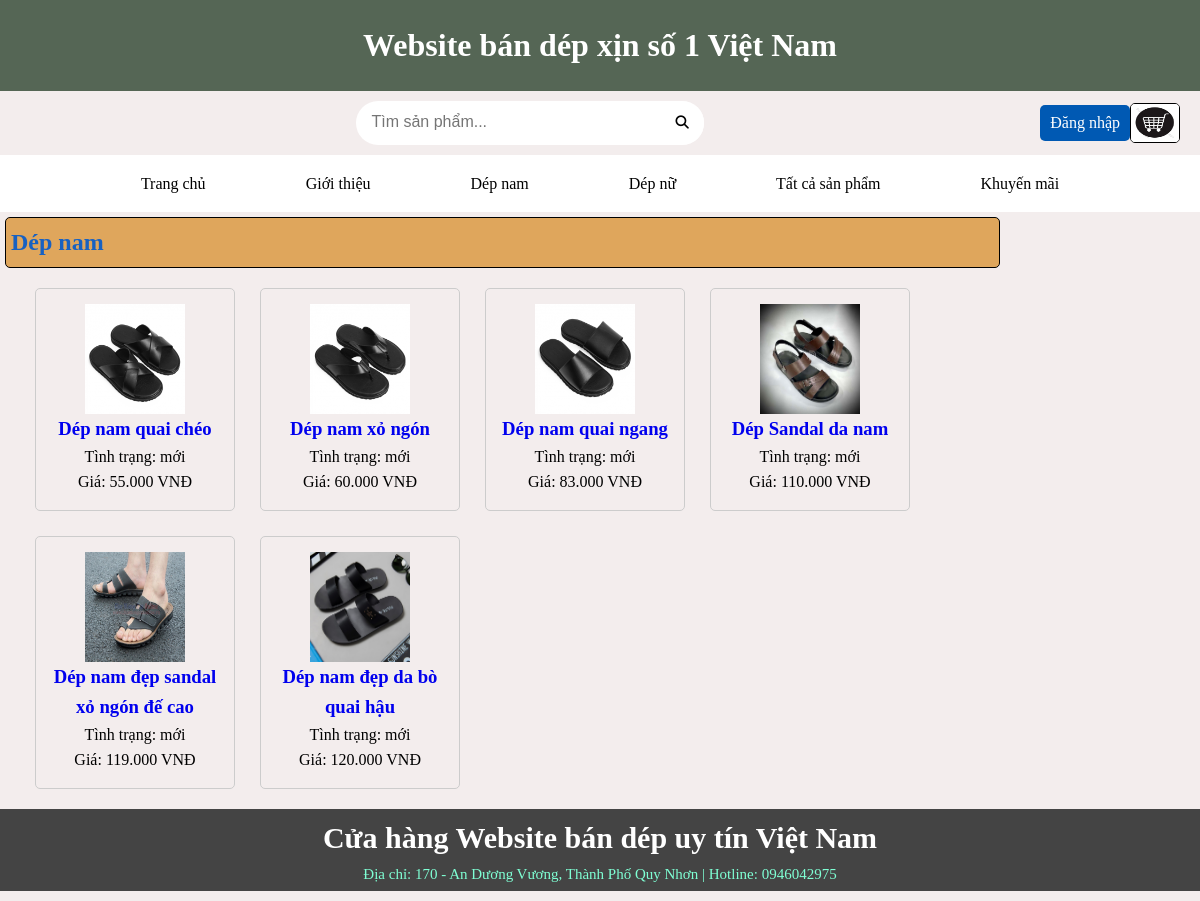
Screenshot of /index.php?page_layout=depnam with the database file from the repository.
### tables this page shows
CREATE TABLE IF NOT EXISTS `sanpham` (
  `id_sp` int(11) UNSIGNED NOT NULL AUTO_INCREMENT,
  `id_dm` int(11) UNSIGNED NOT NULL,
  `ten_sp` varchar(255) NOT NULL,
  `anh_sp` varchar(255) NOT NULL,
  `gia_sp` varchar(255) NOT NULL,
  `tinh_trang` varchar(255) NOT NULL,
  `khuyen_mai` varchar(255) NOT NULL,
  `trang_thai` varchar(255) NOT NULL,
  `dac_biet` int(1) NOT NULL,
  `chi_tiet_sp` longtext NOT NULL,
  PRIMARY KEY (`id_sp`)
);

### chucnang/menungang/depnam.php (the view, shortened to what this page needs)
<div class="pr-block">
    <h2>Dép nam</h2>
    <div class="prd-list">
        <?php
            $sql = "SELECT * FROM sanpham WHERE id_dm = 1 ";
            $query = mysqli_query($conn, $sql);
            while ($row = mysqli_fetch_array($query)){
        ?>
            <div class="prd-item">
                <a href="index.php?page_layout=chitietsp&id_sp=<?php echo $row['id_sp'] ?>"><img width="100px" height="110px" src="quantri/anh/<?php echo $row['anh_sp'] ?>" /></a>
                <h3><a href="index.php?page_layout=chitietsp&id_sp=<?php echo $row['id_sp'] ?>"><?php echo $row['ten_sp'] ?></a></h3>
                <p>Tình trạng: <?php echo $row['tinh_trang'] ?></p>
                <p class="price"><span>Giá: <?php echo $row['gia_sp'] ?> VNĐ</span></p>
            </div>
        <?php
            }
        ?>
    </div>
</div>

### css/trangchu.css (style rules this page uses)
* { padding: 0; margin: 0; box-sizing: border-box; }
body { font-size: 16px; background-color: #999; line-height: 1.6; }
.prd-list { display: flex; flex-wrap: wrap; justify-content: left; gap: 20px; margin-left: 35px; padding: 15px 0px; }
.prd-item { width: 200px; text-align: center; border: 1.5px solid #ccc; padding: 15px; border-radius: 5px; box-sizing: border-box; }

### css/khuyenmai.css (style rules this page uses)
.pr-block { width: 1000px; height: auto; }
.pr-block h2 { margin-left: 5px; border: 1px solid black; border-radius: 5px; background-color: rgb(223, 166, 92); padding: 5px; color: rgb(23, 97, 194); }
.prd-list { display: flex; flex-wrap: wrap; justify-content: left; gap: 25px; margin-left: 35px; padding: 20px 0; }
.prd-item h3 a { text-decoration: none; }

### chucnang/timkiem/timkiem.php (style rules this page uses)
* { box-sizing: border-box; }
body { display: flex; justify-content: center; align-items: center; }

### rows the page displays
sanpham: anh_sp (picture), ten_sp "Dép nam quai chéo", tinh_trang "mới", gia_sp "55.000"
sanpham: anh_sp (picture), ten_sp "Dép nam xỏ ngón", tinh_trang "mới", gia_sp "60.000"
sanpham: anh_sp (picture), ten_sp "Dép nam quai ngang", tinh_trang "mới", gia_sp "83.000"
sanpham: anh_sp (picture), ten_sp "Dép Sandal da nam", tinh_trang "mới", gia_sp "110.000"
sanpham: anh_sp (picture), ten_sp "Dép nam đẹp sandal xỏ ngón đế cao", tinh_trang "mới", gia_sp "119.000"
sanpham: anh_sp (picture), ten_sp "Dép nam đẹp da bò quai hậu", tinh_trang "mới", gia_sp "120.000"
